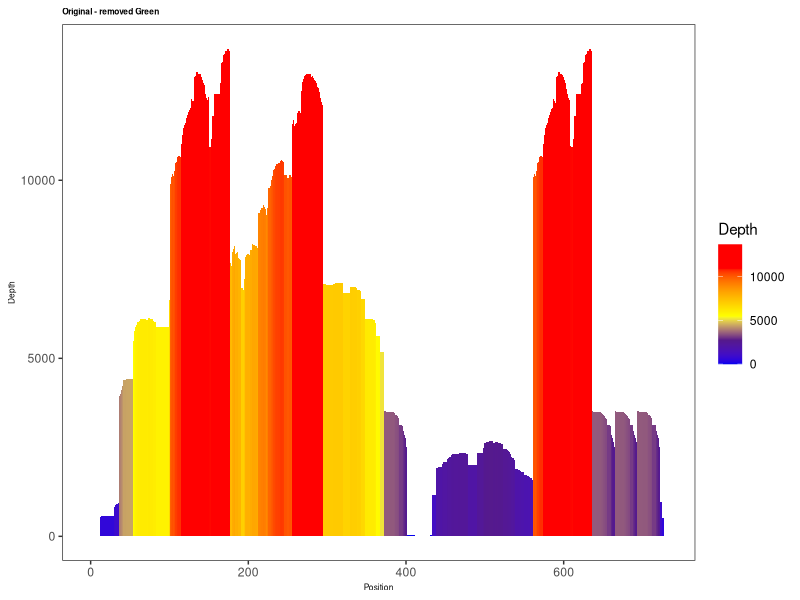
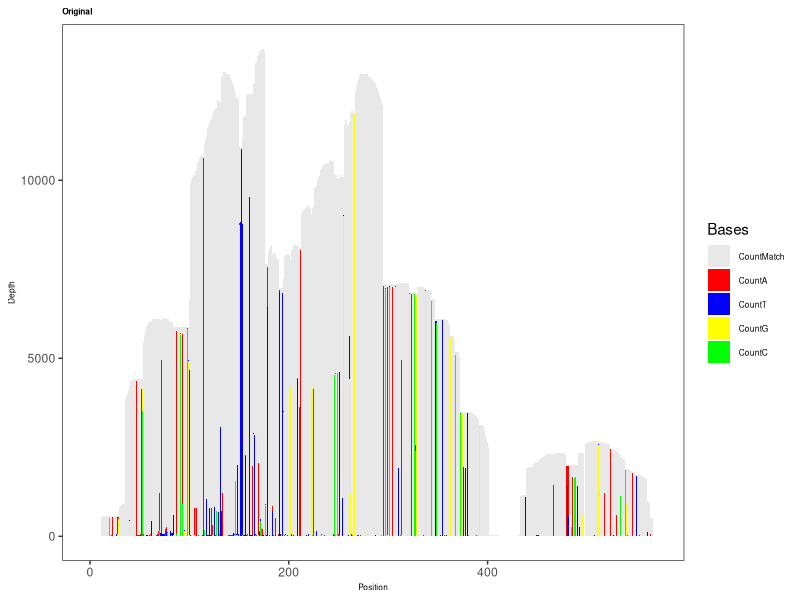

Write R code to recreate these figures, in order.
library(ggplot2)
library(grid)
library(gtable)
setwd("C:\\Users\\durbe\\Documents\\Repos\\RepeatProfiler\\scripts")
df1 <- read.table("./depth_counts1.txt", header=T)

max <- max(df1$Depth)

gff <- data.frame(annot=rep(c("label1", "label2")),
                  start=c(100, 300),
                  end=c(210, 420))

tf <- theme(panel.grid.major = element_blank(), panel.grid.minor = element_blank(), #to remove gridlines
            plot.title = element_text(size = 6, face = 'bold'), axis.title = element_text(size = 6)) #formats plot title
tl <- theme(legend.text = element_text(size = 6)) #formats legend

#### COLOR PALETTES
# first and second
colors <- c('blue4', 'springgreen2', 'yellow', 'orange', 'red', 'red')
colors <- c('#440154FF', '#3B528BFF', '#21908CFF', '#5DC863FF', '#FDE725FF', '#FDE725FF') #viridis

# qualitative
colors <- c('#4477AA', '#66CCEE', '#228833', '#CCBB44', '#EE6677', '#EE6677') #bright v1
colors <- c('#4477AA', '#228833', '#CCBB44', '#EE6677', '#AA3377', '#AA3377') #bright v2

colors <- c('#0077BB', '#33BBEE', '#009988', '#EE7733', '#CC3311', '#CC3311') #vibrant v1
colors <- c('#0077BB', '#009988', '#EE7733', '#CC3311', '#EE3377', '#EE3377') #vibrant v2

colors <- c('#332288', '#117733', '#999933', '#DDCC77', '#CC6677', '#CC6677') #muted

colors <- c('#BBCCEE', '#CCEEFF', '#CCDDAA', '#EEEEBB', '#FFCCCC', '#FFCCCC') #pale

colors <- c('#222255', '#225555', '#225522', '#666633', '#663333', '#663333') #dark

colors <- c('#77AADD', '#44DDFF', '#BBCC33', '#EEDD88', '#EE8866', '#EE8866') #light v1
colors <- c('#77AADD', '#44DDFF', '#BBCC33', '#EEDD88', '#FFAABB', '#FFAABB') #light v2

#diverging
colors <- c('#364B9A', '#98CAE1', '#EAECCC', '#FEDA8B', '#DD3D2D', '#DD3D2D') #sunset

colors <- c('#762A83', '#C2A5CF', '#F7F7F7', '#ACD39E', '#187837', '#187837') #PRGn

#sequential
colors <- c('#662506', '#CC4C02', '#EC7014', '#FB9A29', '#FEE391', '#FEE391') #YlOrBr

colors <- c('#1965B0', '#4EB265', '#F7F056', '#F1932D', '#DC050C', '#DC050C') #rainbow v1
colors <- c('#882E72', '#1965B0', '#F7F056', '#F1932D', '#DC050C', '#DC050C') #rainbow v2

colors <- c('#46353A', '#805770', '#9A709E', '#9B8AC4', '#88A5DD', '#88A5DD') #iridescent v1
colors <- c('#46353A', '#9B8AC4', '#7BBCE7', '#C2E3D2', '#F5F3C1', '#F5F3C1') #iridescent v2

#alternative
colors <- c('purple4', 'blue2', 'springgreen2', 'yellow', 'orange', 'orange')
colors <- c('blue2', 'purple4', 'yellow', 'orange', 'red', 'red')

#plot
cs <- scale_fill_gradientn(name = "Depth", values = c(0, .20, .40, .60, .80, 1.0), colours = colors, limits = c(0, max), guide = 'colourbar', aesthetics = 'fill') #sets color gradient environment for gradient plots (horizontal and vertical)

horizontalPlot <- ggplot(data = df1, aes(x = Position, y = Depth))+
  geom_bar(aes(fill = Depth), alpha = 1, stat = 'identity', width = 1.0)+
  cs+ theme_bw()+ #to remove grey background
  tf+ ggtitle("Original - removed Green") +labs(y="Depth") #sets plot title


horizontalPlot

# VARIANT PLOTS
base.counts <- read.table('depth_counts.txt', header = TRUE)
head(base.counts[1])

#creates new dataframe based on base.counts, but not including depth column
base.countsRed <- base.counts[1:6]
head(base.countsRed)

#makes a stacked bar chart based on: https://stackoverflow.com/questions/21236229/stacked-bar-chart
#melt takes data with the same position and stacks it as a set of columns into a single column of data
base.countsRed.m <- reshape2::melt(base.countsRed, id.vars = 'Position')
head(base.countsRed.m)
colnames(base.countsRed.m)[2] <- 'Bases'
colnames(base.countsRed.m)[3] <- 'Depth'

length(base.countsRed.m$Bases)
polymorphPlot <- ggplot(base.countsRed.m, aes(x = Position, y = Depth, fill = Bases, alpha = Bases))+
  geom_bar(stat = 'identity', width = 1.0)+
  scale_fill_manual(values = c('gray75', 'red', 'blue', 'yellow', 'green'))+
  scale_alpha_manual(values = c(0.35, 1.0, 1.0, 1.0, 1.0))+
  theme_bw()+ #to remove grey background
  theme(panel.grid.major = element_blank(), panel.grid.minor = element_blank(),
        plot.title = element_text(size = 6, face = 'bold'), axis.title = element_text(size = 6))+
  theme(legend.text = element_text(size = 6))+ #formats legend
  ggtitle("Original")

polymorphPlot


## ANNOTATIONS
annotPlot <- horizontalPlot+ 
  annotate("text", x = gff$start+0.5*(gff$end-gff$start), y = -100, label = gff$annot, size=2)+
  annotate("rect", xmin=gff$start, xmax=gff$end, ymin=-400, ymax=0, alpha=.2)
